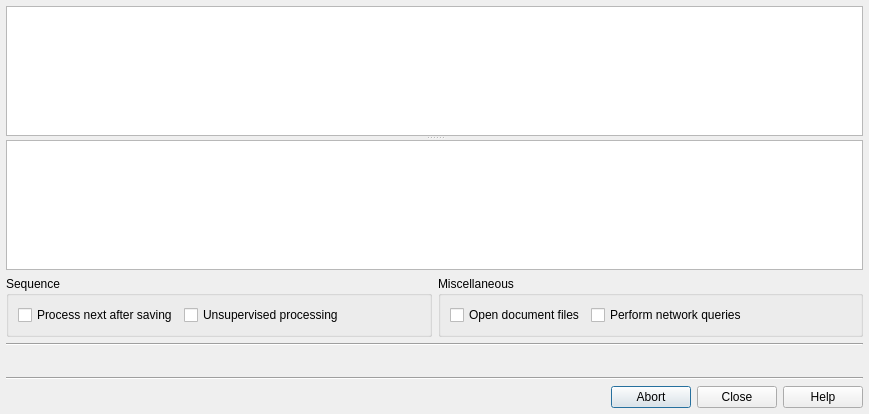
<ui version="4.0" >
 <author>Pere Constans</author>
 <class>c2bPdfImport</class>
 <widget class="QDialog" name="c2bPdfImport" >
  <property name="geometry" >
   <rect>
    <x>0</x>
    <y>0</y>
    <width>869</width>
    <height>414</height>
   </rect>
  </property>
  <property name="acceptDrops" >
   <bool>true</bool>
  </property>
  <property name="windowTitle" >
   <string>PDFImport - cb2Bib</string>
  </property>
  <layout class="QGridLayout" >
   <property name="margin" >
    <number>6</number>
   </property>
   <property name="spacing" >
    <number>6</number>
   </property>
   <item row="0" column="0" colspan="2" >
    <widget class="QSplitter" name="splitter" >
     <property name="orientation" >
      <enum>Qt::Vertical</enum>
     </property>
     <widget class="QListWidget" name="PDFlist" >
      <property name="frameShadow" >
       <enum>QFrame::Raised</enum>
      </property>
     </widget>
     <widget class="QPlainTextEdit" name="Log" >
      <property name="frameShape" >
       <enum>QFrame::StyledPanel</enum>
      </property>
      <property name="frameShadow" >
       <enum>QFrame::Raised</enum>
      </property>
      <property name="readOnly" >
       <bool>true</bool>
      </property>
     </widget>
    </widget>
   </item>
   <item row="3" column="0" colspan="2" >
    <widget class="QStatusBar" name="statusBar" >
     <property name="sizePolicy" >
      <sizepolicy vsizetype="Preferred" hsizetype="Expanding" >
       <horstretch>0</horstretch>
       <verstretch>0</verstretch>
      </sizepolicy>
     </property>
     <property name="sizeGripEnabled" >
      <bool>false</bool>
     </property>
    </widget>
   </item>
   <item row="5" column="0" colspan="2" >
    <widget class="QDialogButtonBox" name="buttonBox" >
     <property name="orientation" >
      <enum>Qt::Horizontal</enum>
     </property>
     <property name="standardButtons" >
      <set>QDialogButtonBox::Abort|QDialogButtonBox::Close|QDialogButtonBox::Help</set>
     </property>
    </widget>
   </item>
   <item row="4" column="0" colspan="2" >
    <widget class="Line" name="line" >
     <property name="orientation" >
      <enum>Qt::Horizontal</enum>
     </property>
    </widget>
   </item>
   <item row="2" column="0" colspan="2" >
    <widget class="Line" name="line1" >
     <property name="frameShape" >
      <enum>QFrame::HLine</enum>
     </property>
     <property name="frameShadow" >
      <enum>QFrame::Sunken</enum>
     </property>
     <property name="orientation" >
      <enum>Qt::Horizontal</enum>
     </property>
    </widget>
   </item>
   <item row="1" column="1" >
    <widget class="QGroupBox" name="groupBox_2" >
     <property name="title" >
      <string>Miscellaneous</string>
     </property>
     <layout class="QGridLayout" >
      <property name="margin" >
       <number>9</number>
      </property>
      <property name="spacing" >
       <number>6</number>
      </property>
      <item row="0" column="2" >
       <spacer>
        <property name="orientation" >
         <enum>Qt::Horizontal</enum>
        </property>
        <property name="sizeHint" stdset="0" >
         <size>
          <width>40</width>
          <height>20</height>
         </size>
        </property>
       </spacer>
      </item>
      <item row="0" column="1" >
       <widget class="QCheckBox" name="AutomaticQuery" >
        <property name="statusTip" >
         <string>Perform network queries after automatic reference extractions</string>
        </property>
        <property name="text" >
         <string>Perform network queries</string>
        </property>
       </widget>
      </item>
      <item row="0" column="0" >
       <widget class="QCheckBox" name="OpenFiles" >
        <property name="toolTip" >
         <string/>
        </property>
        <property name="statusTip" >
         <string>Open document files</string>
        </property>
        <property name="text" >
         <string>Open document files</string>
        </property>
       </widget>
      </item>
     </layout>
    </widget>
   </item>
   <item row="1" column="0" >
    <widget class="QGroupBox" name="groupBox" >
     <property name="title" >
      <string>Sequence</string>
     </property>
     <layout class="QGridLayout" >
      <property name="margin" >
       <number>9</number>
      </property>
      <property name="spacing" >
       <number>6</number>
      </property>
      <item row="0" column="2" >
       <spacer>
        <property name="orientation" >
         <enum>Qt::Horizontal</enum>
        </property>
        <property name="sizeHint" stdset="0" >
         <size>
          <width>40</width>
          <height>20</height>
         </size>
        </property>
       </spacer>
      </item>
      <item row="0" column="0" >
       <widget class="QCheckBox" name="DoNextAfterSaving" >
        <property name="statusTip" >
         <string>Process next after saving</string>
        </property>
        <property name="text" >
         <string>Process next after saving</string>
        </property>
       </widget>
      </item>
      <item row="0" column="1" >
       <widget class="QCheckBox" name="DoAll" >
        <property name="statusTip" >
         <string>Unsupervised processing</string>
        </property>
        <property name="text" >
         <string>Unsupervised processing</string>
        </property>
       </widget>
      </item>
     </layout>
    </widget>
   </item>
  </layout>
 </widget>
 <layoutdefault spacing="6" margin="11" />
 <tabstops>
  <tabstop>PDFlist</tabstop>
  <tabstop>Log</tabstop>
  <tabstop>OpenFiles</tabstop>
  <tabstop>DoNextAfterSaving</tabstop>
  <tabstop>buttonBox</tabstop>
 </tabstops>
 <resources>
  <include location="cb2bib.qrc" />
 </resources>
 <connections>
  <connection>
   <sender>buttonBox</sender>
   <signal>rejected()</signal>
   <receiver>c2bPdfImport</receiver>
   <slot>reject()</slot>
   <hints>
    <hint type="sourcelabel" >
     <x>759</x>
     <y>428</y>
    </hint>
    <hint type="destinationlabel" >
     <x>822</x>
     <y>323</y>
    </hint>
   </hints>
  </connection>
 </connections>
</ui>
